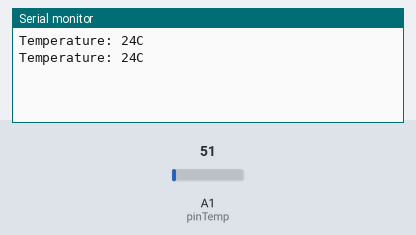
Bench run of a sketch on a simulated Arduino Uno, built with avr-gcc and run on an emulated ATmega328P. Shown: the last lines printed to the serial monitor. The inputs (shaded band) are chosen by the test bench; at power-on: A1 (pinTemp) = 51.

Above: at 1.8 s.
1.9 s: A1 (pinTemp) set to 61
At 2.8 s:
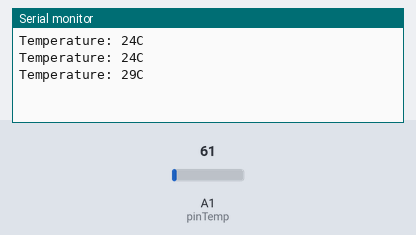
3.4 s: A1 (pinTemp) set to 71
At 4.6 s:
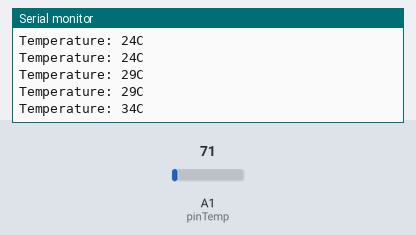
Timing chart, 0 to 6.4 s (numbered marks = the images above; inputs shaded):
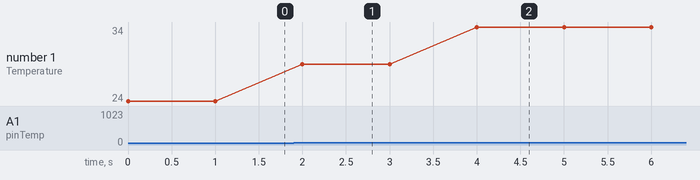

The sketch:

Temperature_sensor.ino
```cpp
int pinTemp = A1;   //This is where our Output data goes

void setup() {
  Serial.begin(115200);
}
void loop() {
  int temp = analogRead(pinTemp);    //Read the analog pin
  temp = temp * 0.48828125;   // convert output (mv) to readable celcius
  Serial.print("Temperature: ");
  Serial.print(temp);
  Serial.println("C");  //print the temperature status
  delay(1000);
}
```

Measured:
- after the input at 1.9 s, the serial monitor: prints a new line after 0.10 s (image 1)
- after the input at 3.4 s, the serial monitor: prints a new line after 0.60 s (image 2)
- plotted number 1: 24 → 29 after the input at 1.9 s, 29 → 34 after the input at 3.4 s
